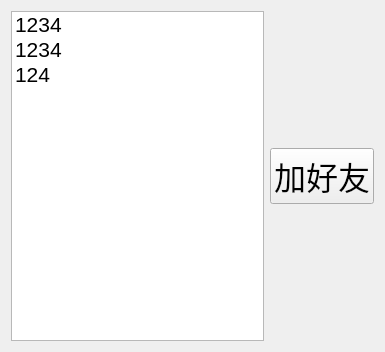
<?xml version="1.0" encoding="UTF-8"?>
<ui version="4.0">
 <class>Online</class>
 <widget class="QWidget" name="Online">
  <property name="geometry">
   <rect>
    <x>0</x>
    <y>0</y>
    <width>385</width>
    <height>352</height>
   </rect>
  </property>
  <property name="windowTitle">
   <string>Form</string>
  </property>
  <layout class="QHBoxLayout" name="horizontalLayout_2">
   <item>
    <layout class="QHBoxLayout" name="horizontalLayout">
     <item>
      <widget class="QListWidget" name="Online_lw">
       <property name="font">
        <font>
         <pointsize>16</pointsize>
        </font>
       </property>
       <item>
        <property name="text">
         <string>1234</string>
        </property>
       </item>
       <item>
        <property name="text">
         <string>1234</string>
        </property>
       </item>
       <item>
        <property name="text">
         <string>124</string>
        </property>
       </item>
      </widget>
     </item>
     <item>
      <layout class="QVBoxLayout" name="verticalLayout">
       <item>
        <spacer name="verticalSpacer">
         <property name="orientation">
          <enum>Qt::Orientation::Vertical</enum>
         </property>
         <property name="sizeHint" stdset="0">
          <size>
           <width>20</width>
           <height>40</height>
          </size>
         </property>
        </spacer>
       </item>
       <item>
        <widget class="QPushButton" name="addFriend">
         <property name="font">
          <font>
           <pointsize>24</pointsize>
          </font>
         </property>
         <property name="text">
          <string>加好友</string>
         </property>
        </widget>
       </item>
       <item>
        <spacer name="verticalSpacer_2">
         <property name="orientation">
          <enum>Qt::Orientation::Vertical</enum>
         </property>
         <property name="sizeHint" stdset="0">
          <size>
           <width>20</width>
           <height>40</height>
          </size>
         </property>
        </spacer>
       </item>
      </layout>
     </item>
    </layout>
   </item>
  </layout>
 </widget>
 <resources/>
 <connections/>
</ui>
